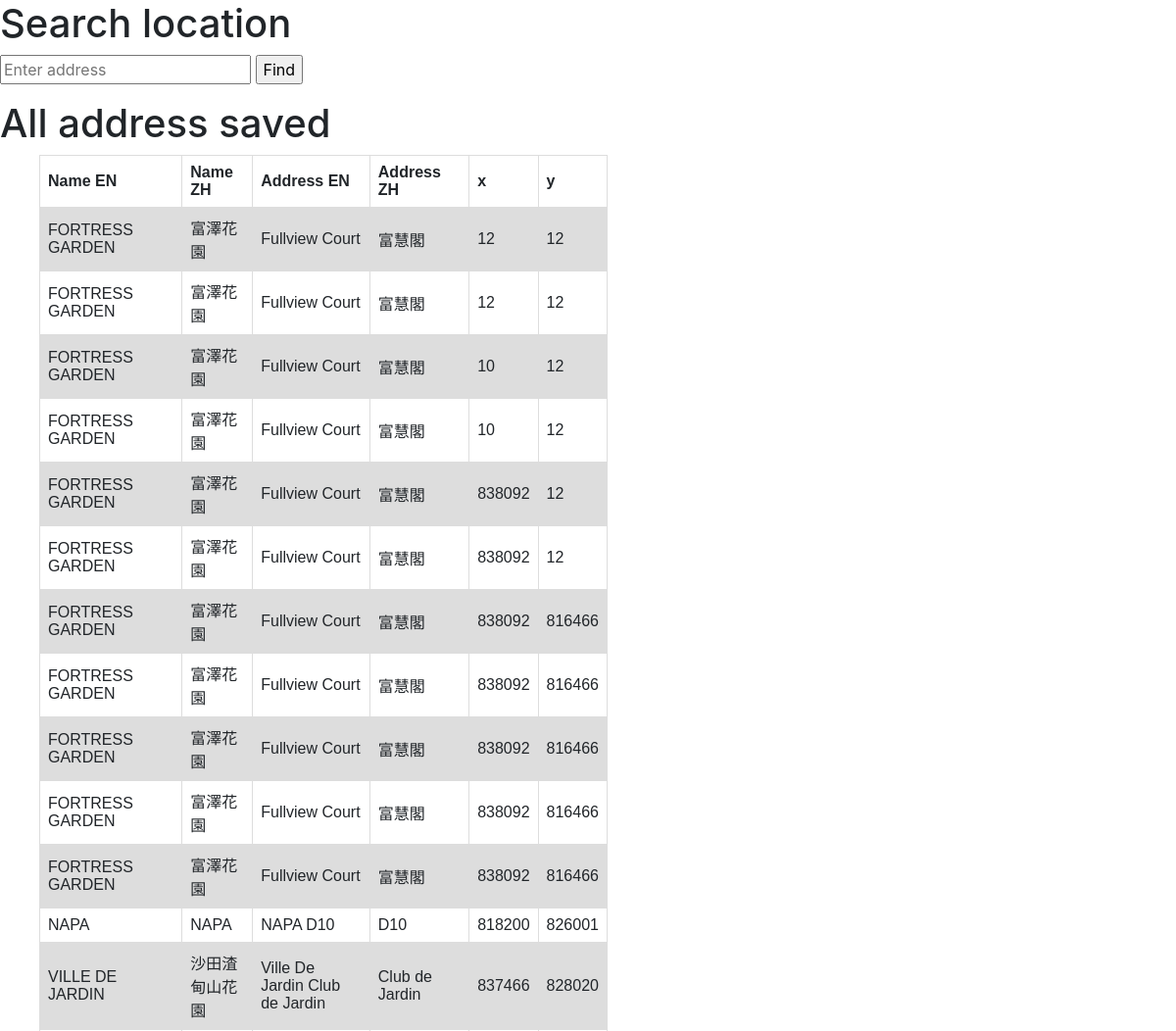
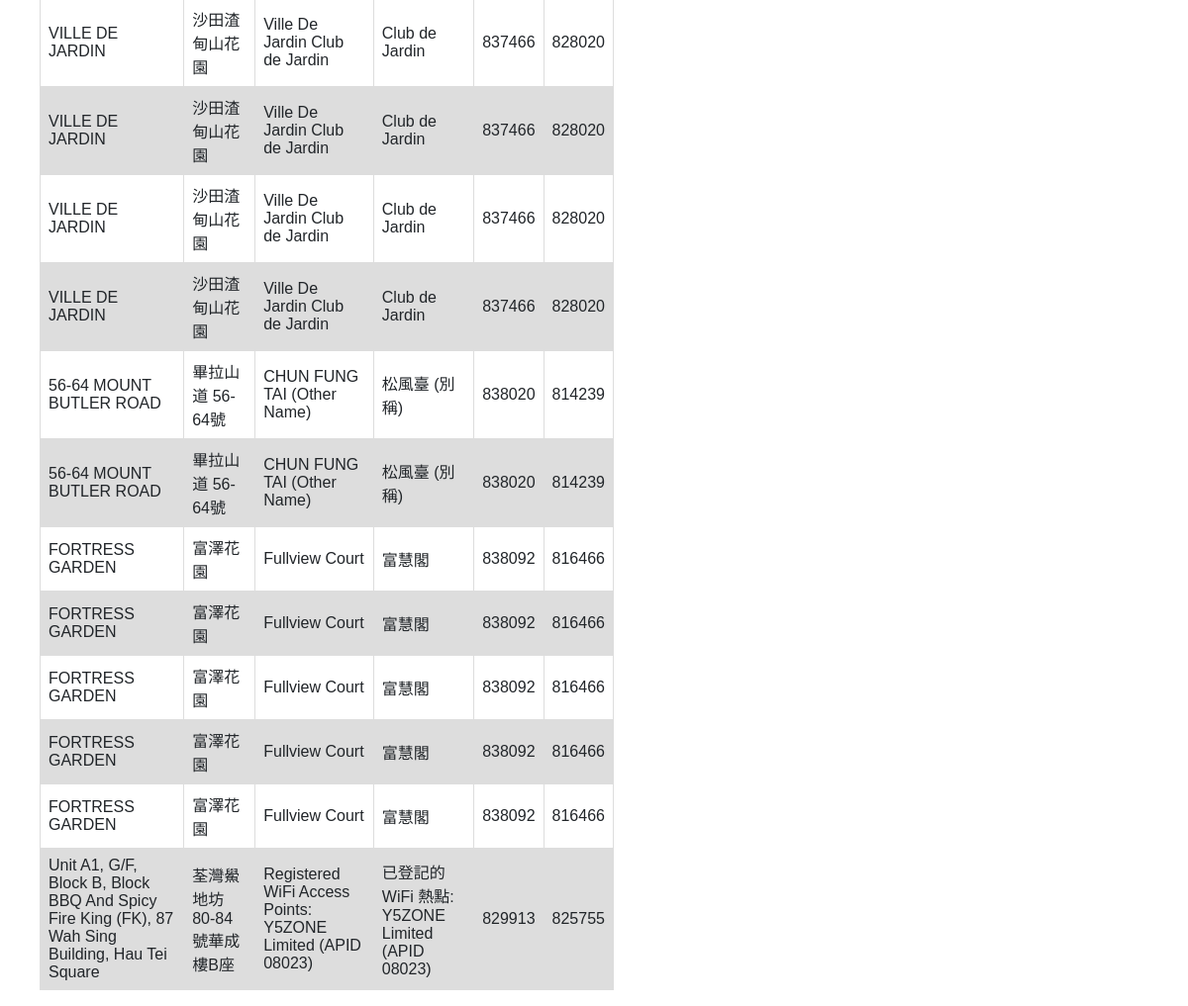
Screenshot of /search/searchbox with the database file from the repository (2 pictures, top to bottom).
### search/models.py (models this page shows)
class Address(models.Model):
    addressZH = models.CharField(max_length=200)
    nameZH = models.CharField(max_length=200)
    x = models.DecimalField(max_digits=20, decimal_places=0)
    y = models.DecimalField(max_digits=20, decimal_places=0)
    nameEN = models.CharField(max_length=200)
    addressEN = models.CharField(max_length=200)

### search/views.py (the view)
class ViewSearchBox(ListView):
    model = Address
    template_name = "searchPage.html"

### templates/searchPage.html (shortened to what this page needs)
<html lang="en">
<head>
    <link rel="stylesheet" href="https://cdn.jsdelivr.net/npm/bootstrap@4.5.3/dist/css/bootstrap.min.css">
</head>
<body>
<h1>Search location</h1>
<form action="result" method="get">
    <input type="text" name="add" placeholder="Enter address">
    <input type="submit" value="Find">
</form>
<h1>All address saved</h1>
<ul>
    <table>
        <tr>
            <th>Name EN</th>
            <th>Name ZH</th>
            <th>Address EN</th>
            <th>Address ZH</th>
            <th>x</th>
            <th>y</th>
        </tr>
    {% for address in address_list %}
        <tr>
            <td>{{ address.addressEN}}</td>
            <td>{{ address.addressZH}}</td>
            <td>{{ address.nameEN}}</td>
            <td>{{ address.nameZH}}</td>
            <td>{{ address.x}}</td>
            <td>{{ address.y}}</td>
        </tr>
    {% empty %}
        <li> No records</li>
    {% endfor %}
    </table>
</ul>
</body>
</html>

### templates/searchPage.html (style rules this page uses)
table { font-family: arial, sans-serif; border-collapse: collapse; width: 50%; }
td, th { border: 1px solid #dddddd; text-align: left; padding: 8px; }
tr:nth-child(even) { background-color: #dddddd; }

### rows the page displays
Address: addressEN "FORTRESS GARDEN", addressZH "富澤花園", nameEN "Fullview Court", nameZH "富慧閣", x "12", y "12"
Address: addressEN "FORTRESS GARDEN", addressZH "富澤花園", nameEN "Fullview Court", nameZH "富慧閣", x "12", y "12"
Address: addressEN "FORTRESS GARDEN", addressZH "富澤花園", nameEN "Fullview Court", nameZH "富慧閣", x "10", y "12"
Address: addressEN "FORTRESS GARDEN", addressZH "富澤花園", nameEN "Fullview Court", nameZH "富慧閣", x "10", y "12"
Address: addressEN "FORTRESS GARDEN", addressZH "富澤花園", nameEN "Fullview Court", nameZH "富慧閣", x "838092", y "12"
Address: addressEN "FORTRESS GARDEN", addressZH "富澤花園", nameEN "Fullview Court", nameZH "富慧閣", x "838092", y "12"
Address: addressEN "FORTRESS GARDEN", addressZH "富澤花園", nameEN "Fullview Court", nameZH "富慧閣", x "838092", y "816466"
Address: addressEN "FORTRESS GARDEN", addressZH "富澤花園", nameEN "Fullview Court", nameZH "富慧閣", x "838092", y "816466"
Address: addressEN "FORTRESS GARDEN", addressZH "富澤花園", nameEN "Fullview Court", nameZH "富慧閣", x "838092", y "816466"
Address: addressEN "FORTRESS GARDEN", addressZH "富澤花園", nameEN "Fullview Court", nameZH "富慧閣", x "838092", y "816466"
Address: addressEN "FORTRESS GARDEN", addressZH "富澤花園", nameEN "Fullview Court", nameZH "富慧閣", x "838092", y "816466"
Address: addressEN "NAPA", addressZH "NAPA", nameEN "NAPA D10", nameZH "D10", x "818200", y "826001"
Address: addressEN "VILLE DE JARDIN", addressZH "沙田渣甸山花園", nameEN "Ville De Jardin Club de Jardin", nameZH "Club de Jardin", x "837466", y "828020"
Address: addressEN "VILLE DE JARDIN", addressZH "沙田渣甸山花園", nameEN "Ville De Jardin Club de Jardin", nameZH "Club de Jardin", x "837466", y "828020"
Address: addressEN "VILLE DE JARDIN", addressZH "沙田渣甸山花園", nameEN "Ville De Jardin Club de Jardin", nameZH "Club de Jardin", x "837466", y "828020"
Address: addressEN "VILLE DE JARDIN", addressZH "沙田渣甸山花園", nameEN "Ville De Jardin Club de Jardin", nameZH "Club de Jardin", x "837466", y "828020"
Address: addressEN "VILLE DE JARDIN", addressZH "沙田渣甸山花園", nameEN "Ville De Jardin Club de Jardin", nameZH "Club de Jardin", x "837466", y "828020"
Address: addressEN "56-64 MOUNT BUTLER ROAD", addressZH "畢拉山道 56-64號", nameEN "CHUN FUNG TAI (Other Name)", nameZH "松風臺 (別稱)", x "838020", y "814239"
Address: addressEN "56-64 MOUNT BUTLER ROAD", addressZH "畢拉山道 56-64號", nameEN "CHUN FUNG TAI (Other Name)", nameZH "松風臺 (別稱)", x "838020", y "814239"
Address: addressEN "FORTRESS GARDEN", addressZH "富澤花園", nameEN "Fullview Court", nameZH "富慧閣", x "838092", y "816466"
Address: addressEN "FORTRESS GARDEN", addressZH "富澤花園", nameEN "Fullview Court", nameZH "富慧閣", x "838092", y "816466"
Address: addressEN "FORTRESS GARDEN", addressZH "富澤花園", nameEN "Fullview Court", nameZH "富慧閣", x "838092", y "816466"
Address: addressEN "FORTRESS GARDEN", addressZH "富澤花園", nameEN "Fullview Court", nameZH "富慧閣", x "838092", y "816466"
Address: addressEN "FORTRESS GARDEN", addressZH "富澤花園", nameEN "Fullview Court", nameZH "富慧閣", x "838092", y "816466"
Address: addressEN "Unit A1, G/F, Block B, Block BBQ And Spicy Fire King (FK), 87 Wah Sing Building, Hau Tei Square", addressZH "荃灣鱟地坊80-84號華成樓B座", nameEN "Registered WiFi Access Points: Y5ZONE Limited (APID 08023)", nameZH "已登記的WiFi 熱點: Y5ZONE Limited (APID 08023)", x "829913", y "825755"
